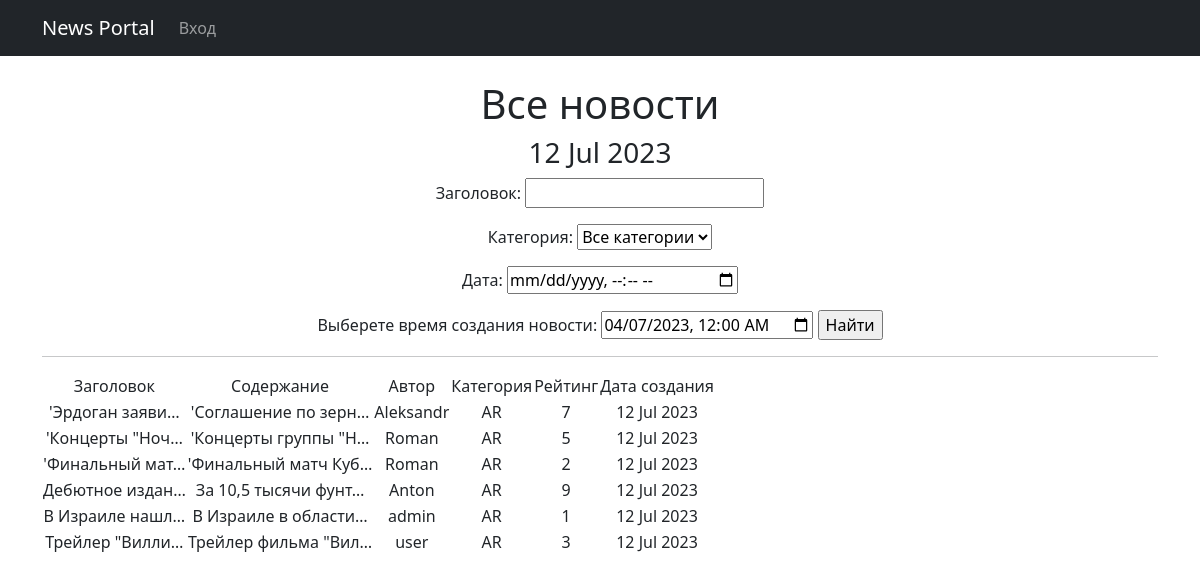
The app's page /search/ with its own data.
### newsapp/models.py (models this page shows, shortened)
class Post(models.Model):
    author = models.ForeignKey(Author, on_delete=models.CASCADE)
    NEWS = 'NW'
    ARTICLE = 'AR'
    CATEGORY_CHOISES = (
        (NEWS, 'Новость'),
        (ARTICLE, 'Статья'),
    )
    categoryType = models.CharField(max_length=2, choices=CATEGORY_CHOISES, default=ARTICLE)
    dateCreation = models.DateTimeField(auto_now_add=True)
    postCategory = models.ManyToManyField(Category, through='PostCategory')
    title = models.CharField(max_length=128)
    text = models.TextField()
    rating = models.SmallIntegerField(default=0)

class Author(models.Model):
    authorUser = models.OneToOneField(User, on_delete=models.CASCADE)
    ratingAuthor = models.SmallIntegerField(default=0)

### newsapp/views.py (the view)
# urls.py: path('search/', views.PostSearch.as_view(), name='news_search'),
class PostSearch(ListView):
    form_class = PostFilter
    model = Post
    template_name = 'news_search.html'
    context_object_name = 'Posts'
    def get_queryset(self):
        queryset = super().get_queryset()
        self.filterset = PostFilter(self.request.GET, queryset)
        return self.filterset.qs
    def get_context_data(self, **kwargs):
        context = super().get_context_data(**kwargs)
        context['is_author'] = self.request.user.groups.filter(name='authors').exists()
        context['time_now'] = datetime.utcnow()
        context['next_sale'] = "Следующие новости скоро опубликуем!"
        context['filterset'] = self.filterset
        return context

### newsapp/models.py (called while the page is built)
    def __str__(self):
        return self.name.title()

### newsapp/templatetags/censor_filter.py (called while the page is built)
@register.filter()
def censor(text):
    text_list = text.split()
    censored_text_list = []
    for word in text_list:
        clean_word = ''.join(c for c in word if c not in string.punctuation)
        if clean_word.lower() in bad_words:
            censored_word = clean_word[0] + (len(clean_word) - 1) * '*'
            censored_text_list.append(word.replace(clean_word, censored_word))
        else:
            censored_text_list.append(word)
    return ' '.join(censored_text_list)

### newsapp/templatetags/custom_tags.py (called while the page is built)
@register.simple_tag()
def current_time(format_string='%d %b %Y'):
   return datetime.utcnow().strftime(format_string)

### templates/news_search.html (shortened to what this page needs)
{% extends 'flatpages/default.html' %}
{% load custom_tags %}
{% load censor_filter %}
{% block content %}
    <br>
    <h1>Все новости</h1>
    <h3>{% current_time '%d %b %Y' %}</h3>
    <form action="" method="get">
        {{ filterset.form.as_p }}
        <label for="meeting-time">Выберете время создания новости:</label>
        <input type="datetime-local" id="meeting-time"
        name="meeting-time" value="2023-04-07T00:00"
        min="2023-04-07T00:00" max="2222-12-31T00:00">
        <input type="submit" value="Найти" />
    </form>
    <hr>
    {% if Posts %}
        <table>
            <tr>
                <td>Заголовок</td>
                <td>Содержание</td>
                <td>Автор</td>
                <td>Категория</td>
                <td>Рейтинг</td>
                <td>Дата создания</td>
            </tr>
            {% for Post in Posts %}
            <tr>
                <td>{{ Post.title|censor|truncatechars:15 }}</td>
                <td>{{ Post.text|censor|truncatechars:20 }}</td>
                <td>{{ Post.author.authorUser }}</td>
                <td>{{ Post.categoryType }}</td>
                <td>{{ Post.rating }}</td>
                <td>{{ Post.dateCreation|date:'d M Y'}}</td>
            </tr>
            {% endfor %}
        </table>
    {% else %}
        <h2> Постов нет! </h2>
    {% endif %}
{% endblock content %}

### templates/flatpages/default.html (shortened to what this page needs)
<!DOCTYPE html>
<html lang="en">
    <head>
        {% load static %}
        <link href="{% static 'css/styles.css' %}" rel="stylesheet" />
    </head>
    <body>
        <nav class="navbar navbar-expand-lg navbar-dark bg-dark static-top">
            <div class="container">
                <a class="navbar-brand" href="#">News Portal</a>
                <div class="collapse navbar-collapse" id="navbarResponsive">
                    <ul class="navbar-nav ml-auto">
                        <li class="nav-item active">
                            <a class="nav-link" href="{% url 'account_login' %}">Вход</a>
                        </li>
                    </ul>
               </div>
            </div>
        </nav>
        <div class="container">
            <div class="row">
                <div class="col-lg-12 text-center">
                    {% block content %}
                    {% endblock content %}
                </div>
            </div>
        </div>
    </body>
</html>

### records on screen
Post: title|censor "'Эрдоган заяви…", text|censor "'Соглашение по зерн…", author.authorUser "Aleksandr", categoryType "AR", rating "7", dateCreation "12 Jul 2023"
Post: title|censor "'Концерты \"Ноч…", text|censor "'Концерты группы \"Н…", author.authorUser "Roman", categoryType "AR", rating "5", dateCreation "12 Jul 2023"
Post: title|censor "'Финальный мат…", text|censor "'Финальный матч Куб…", author.authorUser "Roman", categoryType "AR", rating "2", dateCreation "12 Jul 2023"
Post: title|censor "Дебютное издан…", text|censor "За 10,5 тысячи фунт…", author.authorUser "Anton", categoryType "AR", rating "9", dateCreation "12 Jul 2023"
Post: title|censor "В Израиле нашл…", text|censor "В Израиле в области…", author.authorUser "admin", categoryType "AR", rating "1", dateCreation "12 Jul 2023"
Post: title|censor "Трейлер \"Вилли…", text|censor "Трейлер фильма \"Вил…", author.authorUser "user", categoryType "AR", rating "3", dateCreation "12 Jul 2023"
